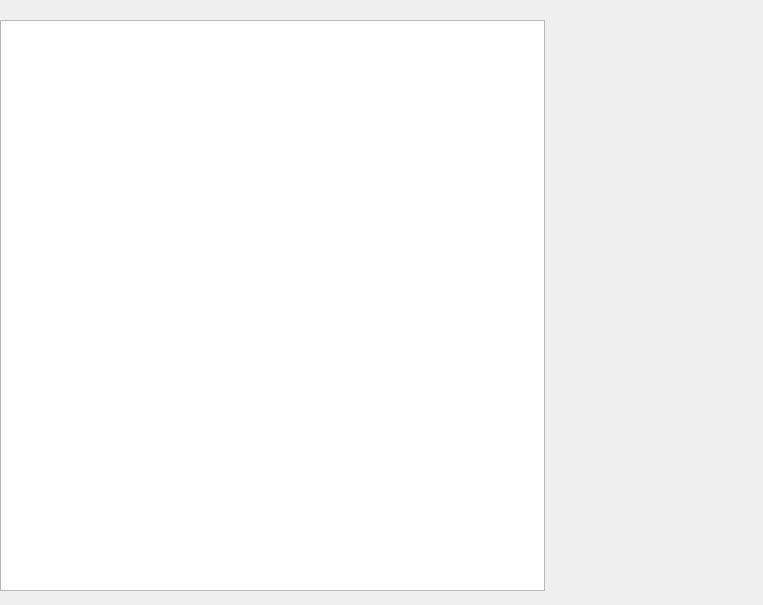
<?xml version="1.0" encoding="UTF-8"?>
<ui version="4.0">
 <class>tissueviewer</class>
 <widget class="QWidget" name="tissueviewer">
  <property name="geometry">
   <rect>
    <x>0</x>
    <y>0</y>
    <width>763</width>
    <height>605</height>
   </rect>
  </property>
  <property name="windowTitle">
   <string>Form</string>
  </property>
  <widget class="QWidget" name="horizontalLayoutWidget">
   <property name="geometry">
    <rect>
     <x>0</x>
     <y>20</y>
     <width>751</width>
     <height>571</height>
    </rect>
   </property>
   <layout class="QHBoxLayout" name="horizontalLayout">
    <item>
     <widget class="QTreeView" name="treeView"/>
    </item>
    <item>
     <widget class="QWidget" name="widget" native="true">
      <property name="minimumSize">
       <size>
        <width>200</width>
        <height>0</height>
       </size>
      </property>
     </widget>
    </item>
   </layout>
  </widget>
 </widget>
 <resources/>
 <connections/>
</ui>
